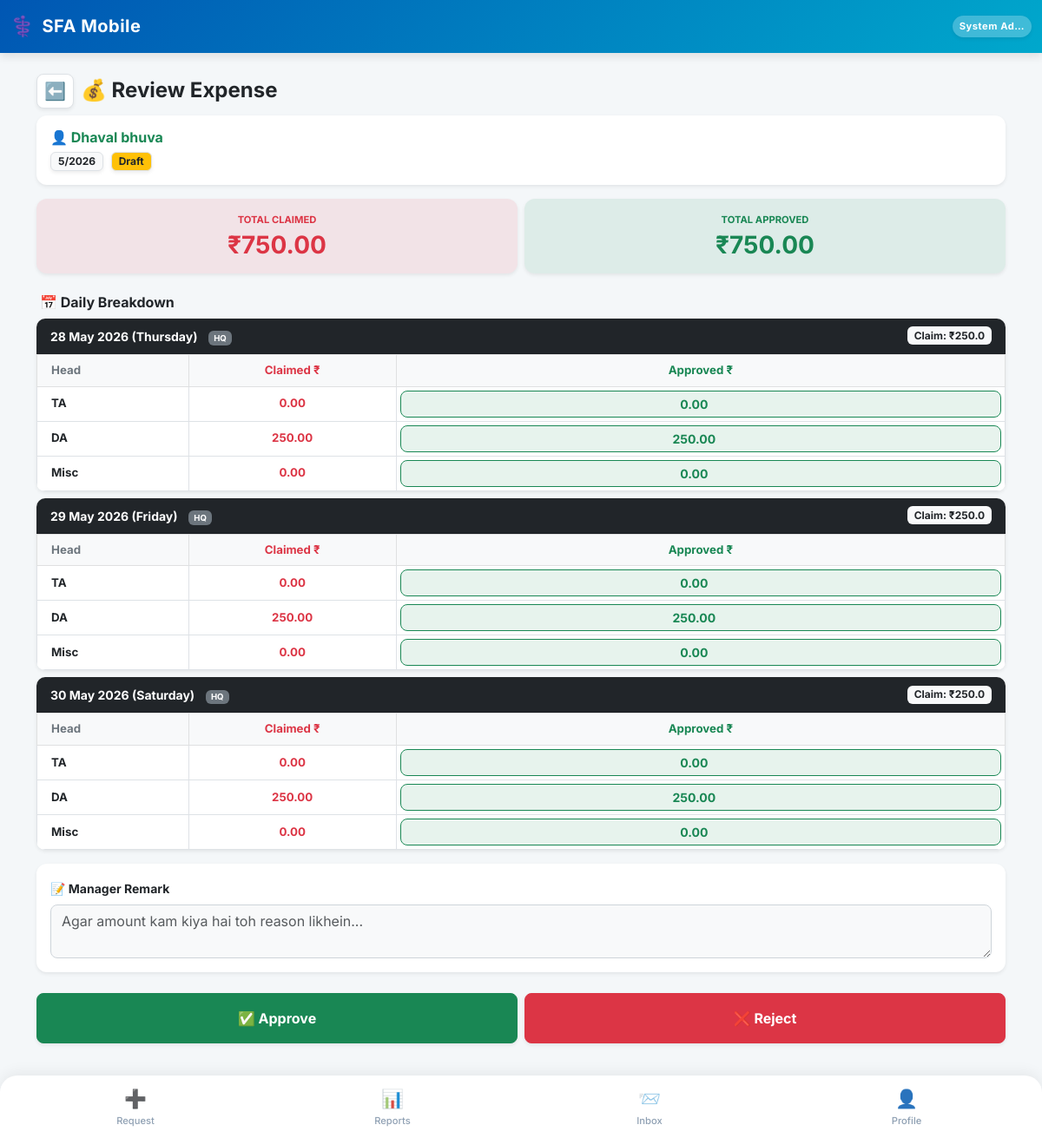
Page /approvals/expense/18/ (signed in) on the committed database.
### SFA/models.py (models this page shows, shortened)
class Employee(models.Model):
    user = models.OneToOneField(User, on_delete=models.CASCADE, null=True, blank=True)
    company = models.ForeignKey(Company, on_delete=models.PROTECT, related_name='employees') # Already Correct
    DESIGNATION_CHOICES = [
        ('MR', 'Medical Representative'),
        ('ABM', 'Area Business Manager'),
        ('RBM', 'Regional Business Manager'),
        ('ZBM', 'Zonal Business Manager'),
        ('NSM', 'National Sales Manager'),
        ('Admin', 'System Administrator'),
    ]
    name = models.CharField(max_length=100)
    employee_code = models.CharField(max_length=50) # 🌟 FIX: unique=True HATA DIYA HAI
    designation = models.CharField(max_length=5, choices=DESIGNATION_CHOICES, default='MR')
    manager = models.ForeignKey('self', on_delete=models.SET_NULL, null=True, blank=True, related_name='subordinates')
    headquarter = models.ForeignKey(Territory, on_delete=models.SET_NULL, null=True, blank=True)
    phone = models.CharField(max_length=15)
    joining_date = models.DateField(default=timezone.now, help_text="Employee ki company join karne ki date. DCR calendar is date se aage hi banega, pehle ka nahi.")
    photo = models.ImageField(upload_to='employee_photos/', blank=True, null=True, help_text="Employee ki profile photo")
    address = models.TextField(blank=True, null=True, help_text="Employee ka home address")
    is_active = models.BooleanField(default=True, help_text="False matlab ye employee company chhod chuka hai ya inactive hai.")
    leaving_date = models.DateField(null=True, blank=True, help_text="Employee ke company chhodne ki tareekh.")
    dob = models.DateField(null=True, blank=True, verbose_name="Date of Birth")
    anniversary = models.DateField(null=True, blank=True, verbose_name="Marriage Anniversary")
    blood_group = models.CharField(max_length=10, blank=True, null=True)
    emergency_contact = models.CharField(max_length=15, blank=True, null=True)
    permanent_address = models.TextField(blank=True, null=True)
    father_name = models.CharField(max_length=100, blank=True, null=True)
    father_dob = models.DateField(null=True, blank=True)
    father_mobile = models.CharField(max_length=15, blank=True, null=True)
    father_occupation = models.CharField(max_length=100, blank=True, null=True)
    mother_name = models.CharField(max_length=100, blank=True, null=True)
    mother_dob = models.DateField(null=True, blank=True)
    mother_mobile = models.CharField(max_length=15, blank=True, null=True)
    mother_occupation = models.CharField(max_length=100, blank=True, null=True)
    spouse_name = models.CharField(max_length=100, blank=True, null=True)
    spouse_dob = models.DateField(null=True, blank=True)
    spouse_mobile = models.CharField(max_length=15, blank=True, null=True)
    spouse_occupation = models.CharField(max_length=100, blank=True, null=True)
    child1_name = models.CharField(max_length=100, blank=True, null=True)
    child1_dob = models.DateField(null=True, blank=True)
    child2_name = models.CharField(max_length=100, blank=True, null=True)
    child2_dob = models.DateField(null=True, blank=True)
    EMPLOYMENT_STATUS_CHOICES = [
        ('active', 'Active'),
        ('resigned', 'Resigned'),
        ('retired', 'Retired'),
        ('transferred', 'Transferred'),
        ('terminated', 'Terminated'),
        ('vacant', 'Vacant (Placeholder)'),   # 🌟 Dummy employee jab tak naya MR na aaye
        ('archived', 'Archived (Old Dummy)'), # 🌟 Dummy jiska kaam ho gaya, naye employee ko sab de diya
    ]
    employment_status = models.CharField(
        max_length=15, choices=EMPLOYMENT_STATUS_CHOICES, default='active',
        help_text="is_active sirf access/login control karta hai; ye field WAJAH/reason batata hai."
    )
    is_placeholder = models.BooleanField(
        default=False,
        help_text="True = ye ek 'Vacant_<HQ>' dummy employee hai, asli insaan nahi. Joint Work me normal employee jaisa hi treat hota hai (use individual hi maana jayega)."
    )
    class Meta:
        unique_together = ('company', 'employee_code')

class MonthlyExpenseReport(models.Model):
    STATUS_CHOICES = (('Draft', 'Draft'), ('Pending', 'Pending Approval'), ('Approved', 'Approved'), ('Rejected', 'Rejected'))
    employee = models.ForeignKey(Employee, on_delete=models.CASCADE, related_name='monthly_expenses')
    month = models.IntegerField()
    year = models.IntegerField()
    status = models.CharField(max_length=20, choices=STATUS_CHOICES, default='Draft')
    manager_remark = models.TextField(blank=True, null=True)
    is_modified = models.BooleanField(default=False)
    created_at = models.DateTimeField(auto_now_add=True)
    class Meta: unique_together = ('employee', 'month', 'year')

class DailyExpense(models.Model):
    TERRITORY_CATEGORY_CHOICES = [
        ('HQ', 'Headquarter'),
        ('EX_HQ', 'Ex-Headquarter'),
        ('OUTSTATION', 'Outstation'),
        ('RETURN', 'Return Day'),
    ]
    monthly_report = models.ForeignKey(MonthlyExpenseReport, on_delete=models.CASCADE, related_name='daily_lines', null=True, blank=True)
    employee = models.ForeignKey(Employee, on_delete=models.CASCADE, related_name='expenses')
    date = models.DateField()
    territory_category = models.CharField(max_length=15, choices=TERRITORY_CATEGORY_CHOICES, blank=True, null=True)
    night_stay = models.BooleanField(default=False)
    distance_km = models.DecimalField(max_digits=6, decimal_places=1, default=0.0)
    ta_amount    = models.DecimalField(max_digits=8, decimal_places=2, default=0.00)
    da_amount    = models.DecimalField(max_digits=8, decimal_places=2, default=0.00)
    misc_amount  = models.DecimalField(max_digits=8, decimal_places=2, default=0.00)
    misc_bill    = models.ImageField(upload_to='expense_bills/', blank=True, null=True, help_text="Bill photo for miscellaneous expense")
    actual_fare  = models.DecimalField(max_digits=8, decimal_places=2, default=0.00,
                    help_text="200+ km pe actual travel fare — MR enters at Day End")
    is_slab3     = models.BooleanField(default=False, help_text="True if distance > slab2_upto_km")
    approved_ta   = models.DecimalField(max_digits=8, decimal_places=2, null=True, blank=True)
    approved_da   = models.DecimalField(max_digits=8, decimal_places=2, null=True, blank=True)
    approved_misc = models.DecimalField(max_digits=8, decimal_places=2, null=True, blank=True)
    remark = models.CharField(max_length=255, blank=True, null=True)
    created_at = models.DateTimeField(auto_now_add=True)
    class Meta:
        unique_together = ('employee', 'date')

### SFA/views/expenses.py (the view, shortened to what this page needs)
# urls.py: path('approvals/expense/<int:exp_id>/', views.review_expense_view, name='review_expense'),
@employee_required
def review_expense_view(request, employee, exp_id):
    manager    = employee
    exp_report = get_object_or_404(MonthlyExpenseReport, id=exp_id)
    if exp_report.employee not in get_full_team_employees(manager) and manager.designation != 'NSM':
        return redirect('manager_approvals')
    daily_expenses = exp_report.daily_lines.all().order_by('date')
    for de in daily_expenses:
        de.day_claimed = float((de.ta_amount or 0) + (de.da_amount or 0) + (de.misc_amount or 0))
    total_claimed  = sum(de.day_claimed for de in daily_expenses)
    total_approved = sum(
        float(de.approved_ta   if de.approved_ta   is not None else de.ta_amount) +
        float(de.approved_da   if de.approved_da   is not None else de.da_amount) +
        float(de.approved_misc if de.approved_misc is not None else de.misc_amount)
        for de in daily_expenses
    )
    return render(request, 'review_expense.html', {
        'exp_report':     exp_report,
        'daily_expenses': daily_expenses,
        'total_claimed':  round(total_claimed, 2),
        'total_approved': round(total_approved, 2),
    })

### SFA/templates/review_expense.html (shortened to what this page needs)
{% extends 'base.html' %}
{% block content %}
<div class="container-fluid p-0 mb-4">
    <div class="d-flex align-items-center gap-2 mb-2">
        <a href="{% url 'manager_approvals' %}" class="btn btn-light shadow-sm btn-sm px-2.5 py-1 rounded-3 border bg-white text-secondary">
            <span class="fs-5 fw-bold">⬅️</span>
        </a>
        <h4 class="fw-bold text-dark mb-0">💰 Review Expense</h4>
    </div>
    <div class="card border-0 shadow-sm mb-3 bg-white" style="border-left: 4px solid #198754;">
        <div class="card-body p-3">
            <h6 class="fw-bold text-success mb-1">👤 {{ exp_report.employee.name }}</h6>
            <span class="badge bg-light text-dark border px-2 py-1 fw-bold shadow-sm">{{ exp_report.month }}/{{ exp_report.year }}</span>
            <span class="badge bg-warning text-dark border px-2 py-1 fw-bold shadow-sm ms-1">{{ exp_report.status }}</span>
        </div>
    </div>
    <div class="row g-2 mb-4">
        <div class="col-6">
            <div class="card border-danger bg-danger bg-opacity-10 shadow-sm text-center p-3 h-100" style="border-radius:12px;">
                <small class="text-danger fw-bold" style="font-size:0.7rem;">TOTAL CLAIMED</small>
                <h3 class="fw-bold text-danger mb-0 mt-1">₹{{ total_claimed|floatformat:2 }}</h3>
            </div>
        </div>
        <div class="col-6">
            <div class="card border-success bg-success bg-opacity-10 shadow-sm text-center p-3 h-100" style="border-radius:12px;">
                <small class="text-success fw-bold" style="font-size:0.7rem;">TOTAL APPROVED</small>
                <h3 class="fw-bold text-success mb-0 mt-1">₹{{ total_approved|floatformat:2 }}</h3>
            </div>
        </div>
    </div>
    <form method="POST">
        <h6 class="fw-bold text-dark mb-2 px-1">📅 Daily Breakdown</h6>
        {% for de in daily_expenses %}
        <div class="card border-0 shadow-sm mb-2 bg-white" style="border-radius:10px; overflow:hidden;">
            <div class="card-header bg-dark text-white d-flex justify-content-between align-items-center py-2 px-3">
                <div>
                    <span class="fw-bold small">{{ de.date|date:"d M Y (l)" }}</span>
                    {% if de.territory_category %}
                    <span class="badge ms-2
                        {% if de.territory_category == 'OUTSTATION' %}bg-warning text-dark
                        {% elif de.territory_category == 'EX_HQ' %}bg-primary
                        {% else %}bg-secondary{% endif %}"
                        style="font-size:0.6rem;">
                        {{ de.territory_category }}
                    </span>
                    {% endif %}
                </div>
                <span class="badge bg-light text-dark fw-bold">Claim: ₹{{ de.day_claimed }}</span>
            </div>
            <div class="card-body p-0">
                <table class="table table-bordered mb-0 text-center align-middle" style="font-size:0.83rem;">
                    <thead class="table-light">
                        <tr>
                            <th class="text-start ps-3 text-secondary">Head</th>
                            <th class="text-danger">Claimed ₹</th>
                            <th class="text-success">Approved ₹</th>
                        </tr>
                    </thead>
                    <tbody>
                        <tr>
                            <td class="text-start ps-3 fw-bold text-dark">TA
                            </td>
                            <td class="fw-bold text-danger">{{ de.ta_amount }}</td>
                            <td class="p-1">
                                <input type="number" step="0.01" name="app_ta_{{ de.id }}"
                                    value="{{ de.approved_ta|default:de.ta_amount }}"
                                    class="form-control form-control-sm text-center fw-bold text-success border-success bg-success bg-opacity-10 shadow-none">
                            </td>
                        </tr>
                        <tr>
                            <td class="text-start ps-3 fw-bold text-dark">DA</td>
                            <td class="fw-bold text-danger">{{ de.da_amount }}</td>
                            <td class="p-1">
                                <input type="number" step="0.01" name="app_da_{{ de.id }}"
                                    value="{{ de.approved_da|default:de.da_amount }}"
                                    class="form-control form-control-sm text-center fw-bold text-success border-success bg-success bg-opacity-10 shadow-none">
                            </td>
                        </tr>
                        <tr>
                            <td class="text-start ps-3 fw-bold text-dark">Misc</td>
                            <td class="fw-bold text-danger">
                                {{ de.misc_amount }}
                            </td>
                            <td class="p-1">
                                <input type="number" step="0.01" name="app_misc_{{ de.id }}"
                                    value="{{ de.approved_misc|default:de.misc_amount }}"
                                    class="form-control form-control-sm text-center fw-bold text-success border-success bg-success bg-opacity-10 shadow-none">
                            </td>
                        </tr>
                    </tbody>
                </table>
            </div>
        </div>
        {% endfor %}
        <div class="card border-0 shadow-sm mb-4 bg-white mt-3">
            <div class="card-body p-3">
                <label class="form-label fw-bold small text-dark mb-2">📝 Manager Remark</label>
                <textarea name="manager_remark" rows="2" class="form-control bg-light"
                    placeholder="Agar amount kam kiya hai toh reason likhein...">{{ exp_report.manager_remark|default:'' }}</textarea>
            </div>
        </div>
        <div class="d-flex gap-2 mb-4">
            <button type="submit" name="action" value="Approve"
                class="btn btn-success py-3 fw-bold shadow-sm w-100" style="border-radius:8px;">
                ✅ Approve
            </button>
            <button type="submit" name="action" value="Reject"
                class="btn btn-danger py-3 fw-bold shadow-sm w-100" style="border-radius:8px;"
                onclick="return confirm('Reject karna hai?');">
                ❌ Reject
            </button>
        </div>
    </form>
</div>
{% endblock %}

### SFA/templates/base.html (shortened to what this page needs)
<!DOCTYPE html>
<html lang="en">
<head>
    <link href="https://cdn.jsdelivr.net/npm/bootstrap@5.3.0/dist/css/bootstrap.min.css" rel="stylesheet">
    <link href="https://cdn.jsdelivr.net/npm/bootstrap-icons@1.11.0/font/bootstrap-icons.css" rel="stylesheet">
</head>
<body>
    <nav class="navbar navbar-dark navbar-custom sticky-top">
        <div class="container-fluid py-1">
            <span class="navbar-brand mb-0 h1 d-flex align-items-center gap-2">
                <span style="font-size: 1.4rem;">⚕️</span> SFA Mobile
            </span>
            <div class="d-flex align-items-center gap-3">
                <span class="text-white fw-bold bg-white bg-opacity-25 px-2 py-1 rounded-pill shadow-sm" style="font-size: 0.70rem; letter-spacing: 0.5px;">
                    {{ request.user.employee.name|default:"Guest"|truncatechars:10 }}
                </span>
            </div>
        </div>
    </nav>
    <div class="container mt-4 mb-4">
        {% block content %}
        {% endblock %}
    </div>
    <div class="fixed-bottom bottom-nav d-flex justify-content-between align-items-center">
        <a href="{% url 'request_hub' %}" class="nav-item {% if request.resolver_match.url_name == 'request_hub' %}active{% endif %}">
            <span class="nav-icon">➕</span>Request
        </a>
        <a href="{% url 'view_hub' %}" class="nav-item {% if request.resolver_match.url_name == 'view_hub' or request.resolver_match.url_name == 'dcr_report' %}active{% endif %}">
            <span class="nav-icon">📊</span>Reports
        </a>
        <a href="{% url 'web_inbox' %}" class="nav-item {% if request.resolver_match.url_name == 'web_inbox' or request.resolver_match.url_name == 'web_compose' %}active{% endif %}">
            <span class="nav-icon position-relative">
                📨
            </span>Inbox
        </a>
        <a href="{% url 'profile' %}" class="nav-item {% if request.resolver_match.url_name == 'profile' %}active{% endif %}">
            <span class="nav-icon">👤</span>Profile
        </a>
    </div>
</body>
</html>

### rows in the picture
MonthlyExpenseReport: employee.name "Dhaval bhuva", month "5", year "2026", status "Draft"
DailyExpense: date "28 May 2026 (Thursday)", territory_category "HQ", day_claimed "250.0", ta_amount "0.00", approved_ta "0.00", da_amount "250.00", approved_da "250.00", misc_amount "0.00", approved_misc "0.00"
DailyExpense: date "29 May 2026 (Friday)", territory_category "HQ", day_claimed "250.0", ta_amount "0.00", approved_ta "0.00", da_amount "250.00", approved_da "250.00", misc_amount "0.00", approved_misc "0.00"
DailyExpense: date "30 May 2026 (Saturday)", territory_category "HQ", day_claimed "250.0", ta_amount "0.00", approved_ta "0.00", da_amount "250.00", approved_da "250.00", misc_amount "0.00", approved_misc "0.00"

### other values in the picture
{{ request.user.employee.name|default:"Guest"|truncatechars:10 }} "System Ad…"
{{ total_claimed|floatformat:2 }} "750.00"
{{ total_approved|floatformat:2 }} "750.00"
